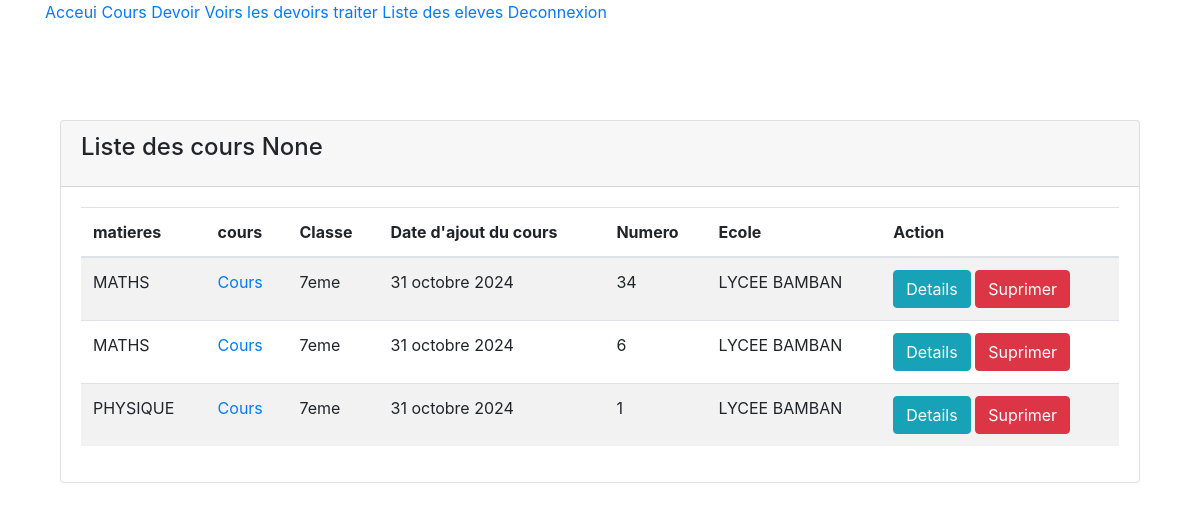
/cours (signed in), run on the app's committed database.
### testapp/models.py (models this page shows, shortened)
class UserForm(AbstractUser):
    classe=models.ForeignKey(Classes,on_delete=models.CASCADE,null=True,blank=True)
    ecole=models.ForeignKey(Ecole,on_delete=models.CASCADE,null=True,blank=True)
    matieres=models.ForeignKey(Matieres, on_delete=models.CASCADE,null=True,blank=True)
    email = models.EmailField(max_length=50,unique=True)
    phone = models.IntegerField(unique=True,null=True)
    date_aj=models.DateField(auto_now=True, auto_now_add=False)
    username=models.CharField(unique=False,blank=True,null=True,max_length=50)
    USERNAME_FIELD='email'
    REQUIRED_FIELDS=['username']

class Cours(models.Model):
    classe=models.ForeignKey(Classes,on_delete=models.CASCADE)
    ecole=models.ForeignKey(Ecole,on_delete=models.CASCADE,null=False,default="")
    prof=models.CharField(max_length=50,null=False)
    matieres=models.ForeignKey(Matieres, on_delete=models.CASCADE)
    titre=models.CharField(max_length=50)
    date_ajout=models.DateField(auto_now=True, auto_now_add=False)
    cours =models.FileField(upload_to='pdf', max_length=100,null=True)
    phone = models.IntegerField(unique=False,null=True)

class Matieres(models.Model):
     matieres=models.CharField(max_length=50)
     def __str__(self):
        return self.matieres

class Classes(models.Model):
    classe=models.CharField(max_length=50, default="")
    def __str__(self):
        return self.classe

class Ecole(models.Model):
    ecoles=models.CharField(max_length=50,null=True)
    def __str__(self):
        return self.ecoles

### testapp/views.py (the view)
# urls.py: path('cours',cours, name="cours"),
@login_required(login_url='/connexion')
@permission_required('testapp.view_cours',raise_exception=True)
def cours(request):
    group1= request.user.groups.filter(name='ELEVES')
    group2=request.user.groups.filter(name='DIRECTION')
    group3=request.user.groups.filter(name='PROFESSEURS')
    group4=request.user.groups.filter(name='GESTIONNAIRE DU SITE')
    if request.user.is_authenticated:
            if group1:
                s=request.user.classe
                t= Cours.objects.all().filter(classe=s,ecole=request.user.ecole)
                return render(request,'pages/cours.html',{'t':t})
            elif group2:
                t= Cours.objects.all().filter(ecole=request.user.ecole)
                return render(request,'pages/cours.html',{'t':t})
            elif group3:
                s=request.user.classe
                matieres_user=request.user.matieres
                user_ecole=request.user.ecole
                t= Cours.objects.all().filter(classe=s , matieres=matieres_user,ecole=request.user.ecole)
                return render(request,'pages/cours.html',{'t':t})
            elif group4:
                t= Cours.objects.all().filter(ecole=request.user.ecole)
                return render(request,'pages/cours.html',{'t':t})
            else:
                return HttpResponse("Vous n'avez pas acces de voir cette liste ")
    else:
        return redirect('connexion')

### testapp/templates/pages/cours.html (shortened to what this page needs)
{% extends 'pages/base.html'%}
{%block cours%}
<div class="container">
    <br><br>
    <br><br>
    <div class="col-md-12">
        <div class="card">
          <div class="card-header">
            <h4 class="card-title">Liste des cours {{user.classe}}</h4>
          </div>
          <div class="card-body">
            <div class="table-responsive">
              <table
                id="multi-filter-select"
                class="display table table-striped table-hover"
              >
                <thead>
                  <tr>
                    <th>matieres</th>
                    <th>cours</th>
                    <th>Classe</th>
                    <th>Date d'ajout du cours</th>
                    <th>Numero</th>
                    <th>Ecole</th>
                    <th>Action</th>
                  </tr>
                </thead>
                <tbody>
                    {%for ts in t %}
                  <tr>
                    <td>{{ts.matieres}}</td>
                    <td><a href ="{{ts.cours.url}}">Cours</a></td>
                    <td>{{ts.classe}}</td>
                    <td>{{ts.date_ajout}}</td>
                    <td>{{ts.phone}}</td>
                    <td>{{ts.ecole}}</td>
                    <td><a href="{% url 'detailsCours' ts.id%}" class="btn btn-info">Details</a>
                      {%if perms.testapp.add_cours %}
                         <a href="{% url 'modifierCours' ts.id%}" class="btn btn-primary">Modifier</a>
                         <a href="{% url 'deleteCours' ts.id%}" class="btn btn-danger">Suprimer</a></td>
                        {%elif perms.testapp.delete_cours%}
                         <a href="{% url 'deleteCours' ts.id%}" class="btn btn-danger">Suprimer</a></td>
                     {%endif%}
                  </tr>
                  {%endfor%}
                </tbody>
              </table>
            </div>
          </div>
        </div>
      </div>
</div>
{%endblock%}

### testapp/templates/pages/base.html (shortened to what this page needs)
{% load static%}
<!DOCTYPE html>
<html lang="zxx">
<head>
    {% block stylesheets %}
    <link rel="stylesheet" href="{% static 'css/bootstrap.min.css'%}" type="text/css">
    {% endblock %}
</head>
<body>
<header>
<div class="container">
    <a href ="{% url 'acceuil'%}">Acceui</a>
    <a href ="{% url 'cours'%}">Cours </a>
    <a href ="{% url 'devoir'%}">Devoir </a>
    <a href ="{% url 'traiter'%}">Voirs les devoirs traiter</a>
    {%if perms.testapp.delete_cours%}
    <a href="{% url 'effectifs'%}">Liste des eleves</a>
    {%endif%}
    <a href="{% url 'deconnexion'%}">Deconnexion</a>
</div>
</header>
    {%block cours%}{%endblock%}
</body>

### data on the page
UserForm: classe "None"
Cours: matieres "MATHS", classe "7eme", date_ajout "31 octobre 2024", phone "34", ecole "LYCEE BAMBAN"
Cours: matieres "MATHS", classe "7eme", date_ajout "31 octobre 2024", phone "6", ecole "LYCEE BAMBAN"
Cours: matieres "PHYSIQUE", classe "7eme", date_ajout "31 octobre 2024", phone "1", ecole "LYCEE BAMBAN"
